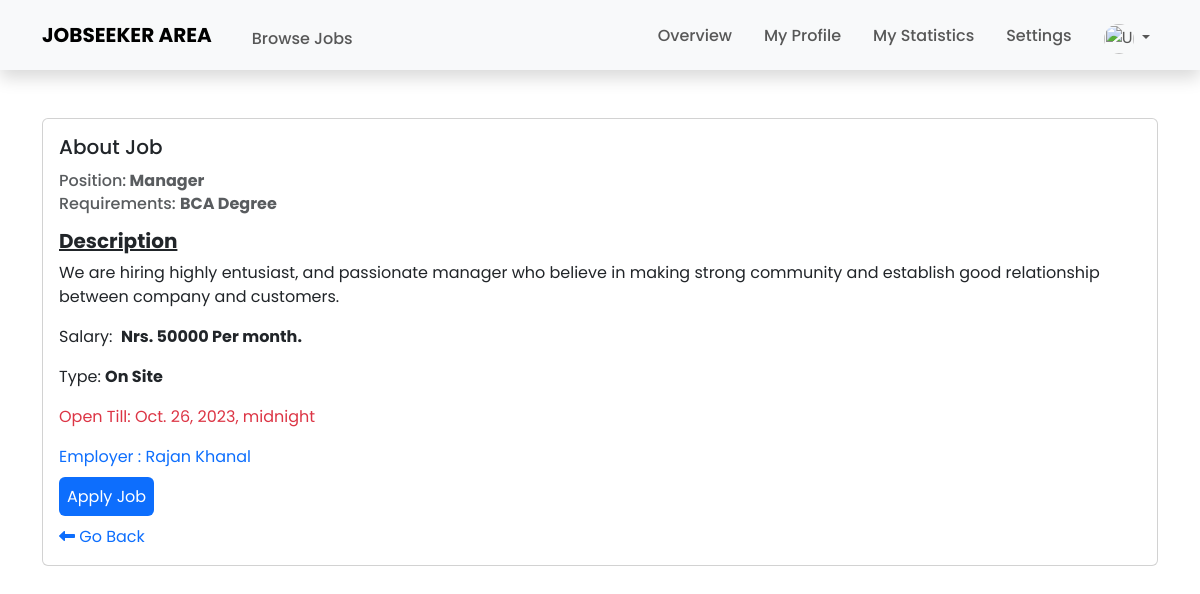
The page /jobseeker/browsejob/1 (signed in) on the database as committed earlier.
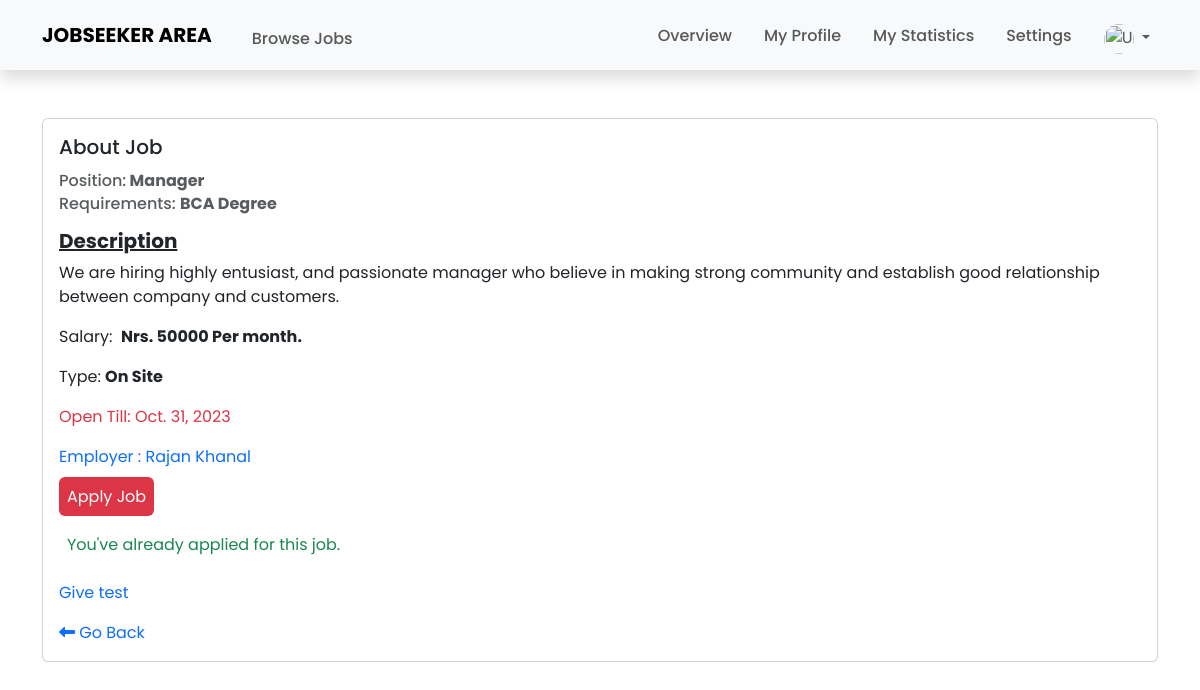
The same page on the database as committed later.
### employer/models.py (models this page shows, shortened)
class Job(models.Model):
    employer = models.ForeignKey(Employer,on_delete=models.CASCADE,related_name='job')
    job_id = models.AutoField(primary_key=True)
    job_type = models.CharField(max_length=50,choices=JOB_TYPE,blank=False,null=False ,verbose_name='Job type')
    job_position = models.CharField(verbose_name="Position",max_length=100,null=False,blank=False)
    job_requirement = models.CharField(verbose_name="Requirements",max_length=100,null=False,blank=False)
    job_description = models.TextField(verbose_name="Description",null=False,blank=False)
    salary = models.TextField(max_length=30,blank=True,null=True)
    location_type = models.TextField(choices=LOCATION_TYPE,blank=False)
    deadline = models.DateField(blank=False,null=False,default=default_deadline)

class Employer(models.Model):
    emp_id = models.AutoField(primary_key=True)
    emp_name = models.CharField(max_length=50,null=False,blank=False,verbose_name='Employer name')
    emp_phone_number = models.CharField(max_length=11,null=False,blank=False,verbose_name='Employer number')
    emp_email = models.EmailField(verbose_name='Employer Email',null=False,blank=False,unique=True)
    emp_password = models.CharField(null=False,blank=False,verbose_name='Employer Password',max_length=255)
    about_employer = models.TextField(verbose_name='About Employer',blank=True,null=True)
    emp_profile = models.FileField(upload_to=filepath ,null=True,verbose_name='Profile Photo')

### jobseeker/views.py (the view)
# urls.py: path('browsejob/<int:id>',browse_job,name="browsejob"),
def browse_job(request,id):
    email = request.session.get('jobseeker_email',None)
    if email:
        try:
            allow = True
            job = Job.objects.get(job_id = id)
            jobseeker = JobSeeker.objects.get(email=email)
            is_applied = AppliedJobs.objects.filter(job__job_id = id,job_seeker__id = jobseeker.id).exists()
            message = ''
            if datetime.date.today() > job.deadline:
                allow = False
                message = "Application closed."
            if is_applied:
                allow = False
                message = "You've already applied for this job."
        except Exception as e:
            print("Exception in browse_job",e)
        context = {"data":job,"allowed":allow,"message":message,"isapplied":is_applied}
        return render(request,'jobseeker-dashboard/components/browsejobs.html',context)
    else:
        messages.error(request,"Session Expired. Please Login again.")
        return redirect('login')

### templates/jobseeker-dashboard/components/browsejobs.html (shortened to what this page needs)
{% extends '../dashboard.html' %}
{%block content%}
    <div class="container">
        <div class="card mt-5">
            <div class="card-body">
              <h5 class="card-title mb-3">About Job</h5>
              <h6 class="card-subtitle mb-2 text-body-secondary">Position:<b> {{data.job_position}}</b></h6>
              <h6 class="card-subtitle mb-2 text-body-secondary">Requirements: <b> {{data.job_requirement}}</b></h6>
              <h6 class="fs-5 fw-bold mt-3 " ><u>Description</u></h6>
              <p class="card-text">{{data.job_description}}</p>
              <p class="card-text">Salary:&nbsp; <b>{{data.salary}}</b></p>
              <p class="card-text">Type: <b>{{data.location_type}}</b></p>
              <p class="card-text mt-2 mb-3 text-danger">Open Till: {{data.deadline}}</p>
              <a href="{% url 'view_employer' employer=data.employer.emp_id %}" class="card-link d-block mb-3">Employer : {{data.employer.emp_name}}</a>
              {% if allowed %}
              <a href="#" data-bs-toggle="modal" data-bs-target="#applyJob" class="m-0 bg-primary p-2 text-white rounded">Apply Job</a>
              {%else%}
              <a href="#"  data-bs-toggle="modal" class="m-0 bg-danger p-2 text-white rounded" aria-disabled="true" style="cursor: not-allowed;">Apply Job</a>
              <span class="p-2 text-success d-block mt-3">{{message}}</span>
              <a class="d-block mt-3" href="{% url 'quiz' data.job_id %}">Give test</a>
              {%endif%}
              <a class="d-block mt-3" href="{% url 'jobseeker-dashboard' %}"> <i class="fas fa-long-arrow-alt-left"></i> Go Back</a>
            </div>
          </div>
    </div>
{% endblock %}
{%block script%}
{% load static %}
{% endblock %}

Rows that differ between the two databases and show on the page:
changed Job "Manager": deadline "Oct. 26, 2023, midnight" → "Oct. 31, 2023"
Other text that changed with them:
{{ message }}: (not shown) → "You've already applied for this job."
text now shown: "Give test"
